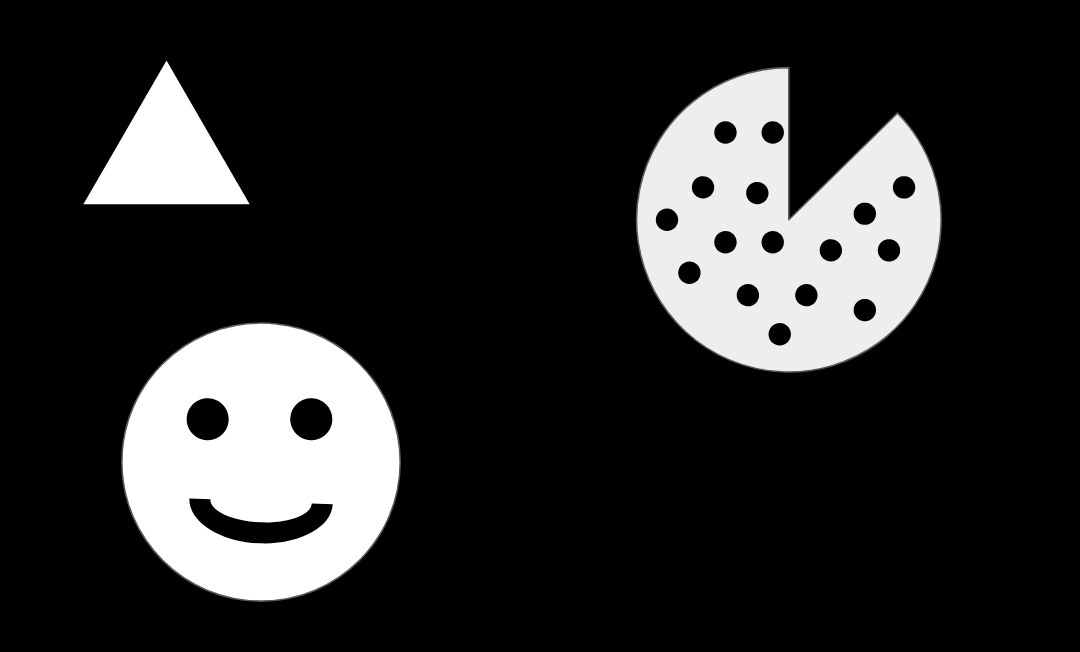
#> input picture images/internal_external.png, 1080 x 652 px
$ python contour_detection.py   (older library calls are emulated)
#> lines starting #> are read from the running program, lines starting #| are printed output that depends on the picture; after the words box and inside, x2 and y2 are one past the last pixel; in counts of white or black regions, pixels touching at a corner belong together
import cv2
import matplotlib.pyplot as plt
import numpy as np

# contours are a useful tool for shape analysis and object detection and recognition

# pass 0 to read as a gray scale
smiley = cv2.imread('./images/internal_external.png', 0)
#> smiley is the input picture: shape (652, 1080); min 0, max 255, mean 43.4
# plt.imshow(smiley, cmap='gray')
# internal and external contour
image, contours, hirerachy = cv2.findContours(smiley, cv2.RETR_CCOMP,
                                              cv2.CHAIN_APPROX_SIMPLE)
#> contours = 22 contours; largest, box (x1, y1, x2, y2) and area: (635, 66, 942, 373) 64554, (121, 322, 401, 602) 61517, (83, 60, 250, 205) 12042, (189, 498, 333, 544) 3049, (186, 398, 229, 441) 1380; hirerachy = 22 rows, first 6: [4, -1, 1, -1], [2, -1, -1, 0], [3, 1, -1, 0], [-1, 2, -1, 0], [21, 0, 5, -1], [6, -1, -1, 4]

# print(type(contours), len(contours), type(hirerachy))
# print(list(range(len(contours))))
# print(hirerachy)

print("=====================================+>", hirerachy)
#> (printed output is left out)

print("-----------------------> ", hirerachy[0][0][3], hirerachy[0][1][3],
      hirerachy[0][2][3])
#| ----------------------->  -1 0 0
# copy image shape
external_contours = np.zeros(smiley.shape)
internal_contours = np.zeros(smiley.shape)

for i in range(len(contours)):
    # 0 is for each row and 3 is last column
    # external_contour

    if hirerachy[0][i][3] == -1:
        cv2.drawContours(external_contours, contours, i, 255, -1)
#> this loop made 22 passes
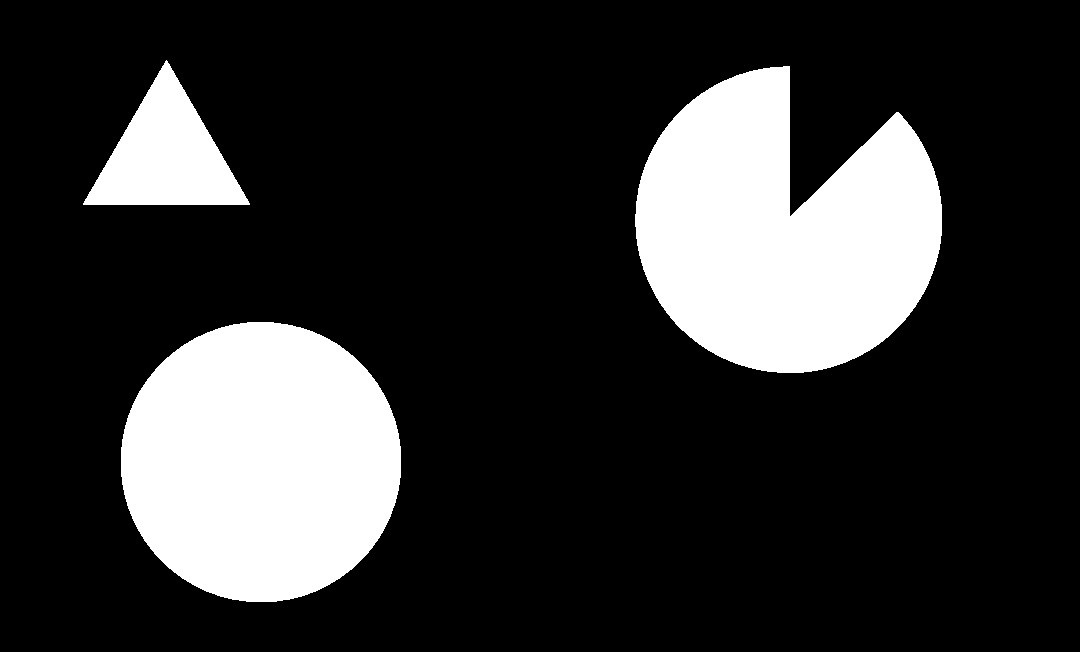
#> external_contours: shape (652, 1080) float64; 19.8% white; 3 white regions, box (x1, y1, x2, y2) and area: (635, 66, 942, 373) 65063, (121, 322, 401, 602) 61914, (83, 60, 250, 205) 12270

for i in range(len(contours)):
    # 0 is for each row and 3 is last column
    # external_contour

    if hirerachy[0][i][3] != -1:
        cv2.drawContours(internal_contours, contours, i, 255, -1)
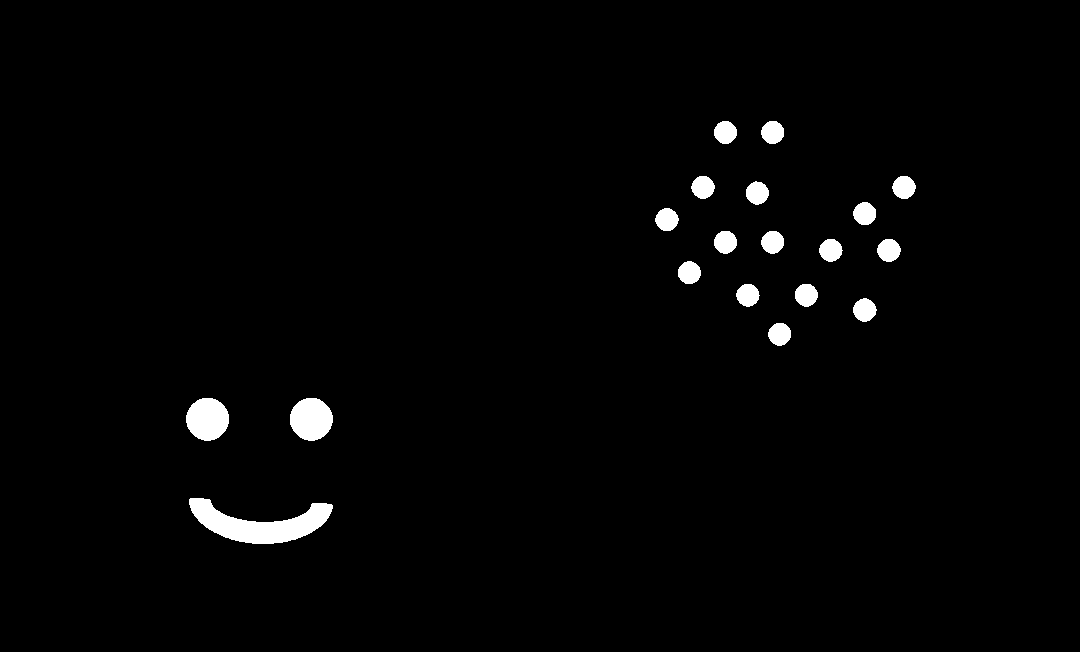
#> internal_contours: shape (652, 1080) float64; 1.8% white; 19 white regions, largest, box (x1, y1, x2, y2) and area: (189, 498, 333, 544) 3207, (186, 398, 229, 441) 1440, (290, 398, 333, 441) 1438

print
plt.subplot(121)
plt.imshow(external_contours, cmap='gray')
plt.title('External Contour')

plt.subplot(122)
plt.imshow(internal_contours, cmap='gray')
plt.title('Internal Contour')

plt.suptitle('Contour Detection')
plt.show()
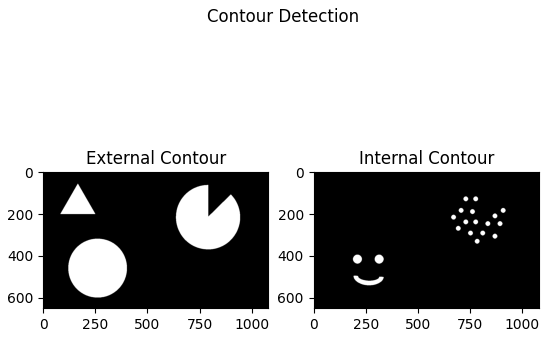
#> figure drawn by matplotlib, 2 panels

plt.show()

$ run again, with images/black-face.png copied over images/internal_external.png
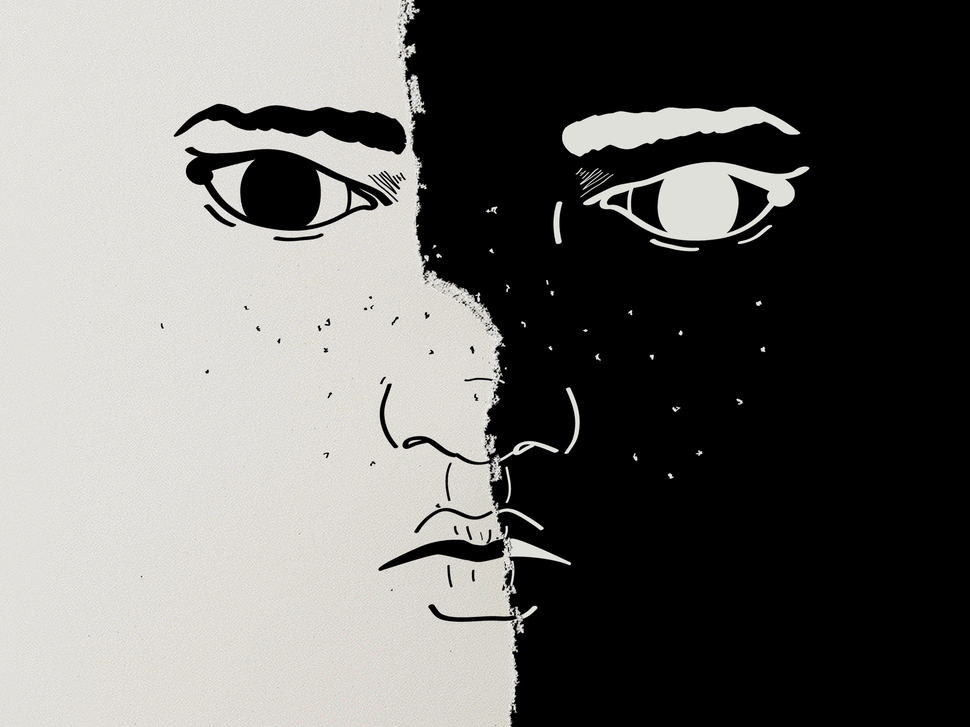
#> input picture images/black-face.png, 970 x 727 px, shrunk from 2000 x 1500 before the run
#> contours = 1945 contours, 1877 with area under 20; largest, box (x1, y1, x2, y2) and area: (0, 0, 574, 727) 343939, (573, 159, 812, 254) 12450, (560, 105, 803, 159) 6761, (188, 149, 376, 231) 6574, (180, 106, 407, 153) 4487; hirerachy = 1945 rows, first 6: [1, -1, -1, -1], [2, 0, -1, -1], [3, 1, -1, -1], [4, 2, -1, -1], [5, 3, -1, -1], [6, 4, -1, -1]
#> (printed output is left out)
#| ----------------------->  -1 -1 -1
#> after the loop `for i in range(len(contours)):`:
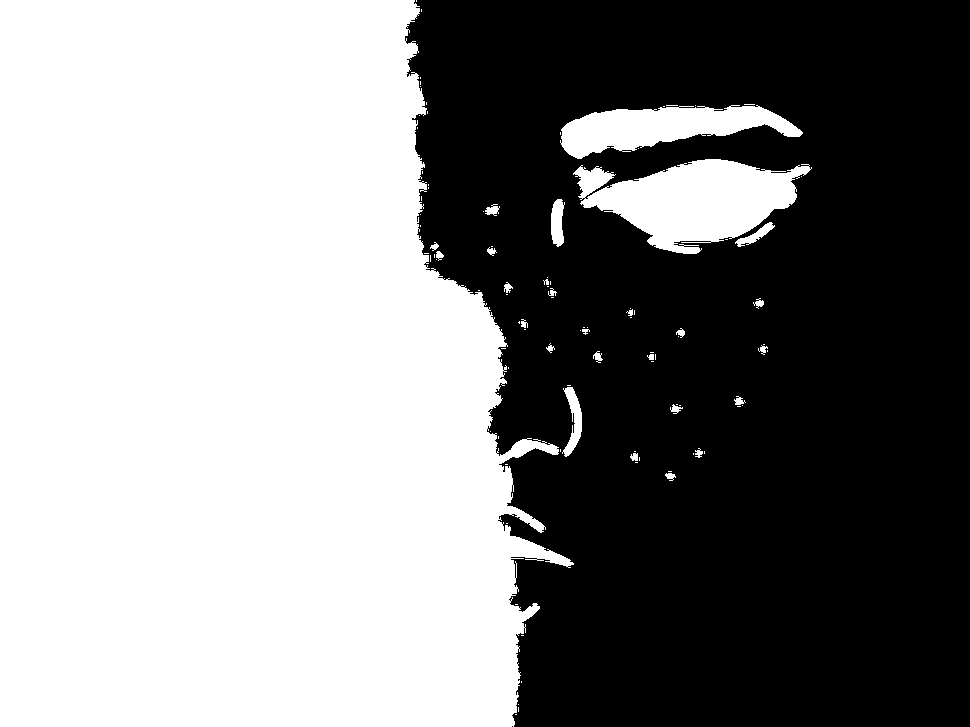
#> external_contours: shape (727, 970) float64; 52.3% white; 2 black regions (1 under 20 px), largest, box (x1, y1, x2, y2) and area: (405, 0, 970, 727) 336695
#> `plt.show()`:
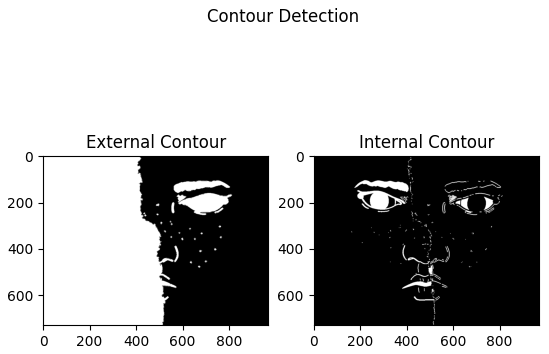
#> figure drawn by matplotlib, 2 panels
